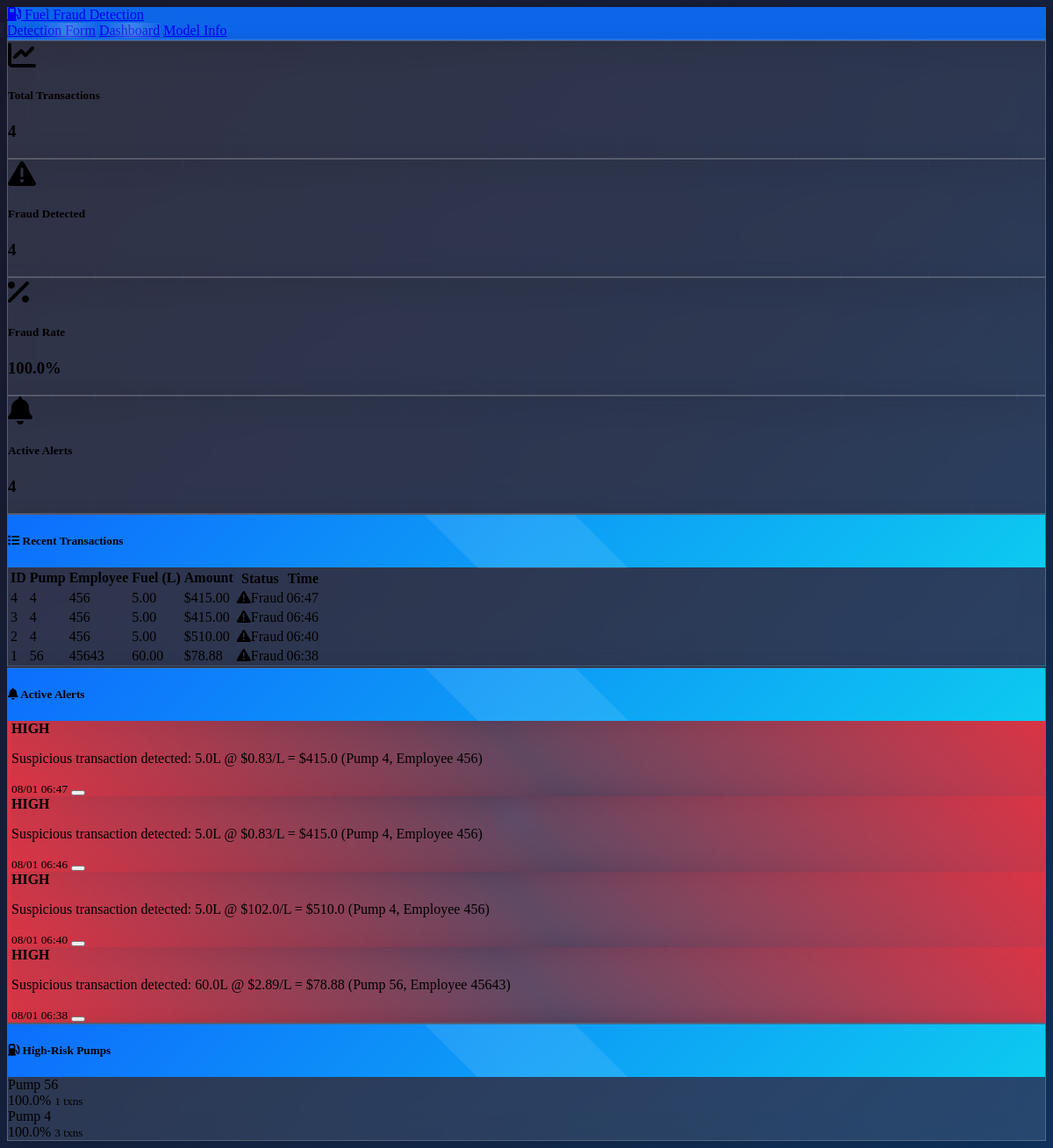
/dashboard, run on the app's committed database.
### models.py (models this page shows, shortened)
class Transaction(db.Model):
    __tablename__ = 'transactions'
    id = db.Column(db.Integer, primary_key=True)
    fuel_quantity = db.Column(db.Float, nullable=False)
    rate_per_liter = db.Column(db.Float, nullable=False)
    total_amount = db.Column(db.Float, nullable=False)
    pump_id = db.Column(db.Integer, nullable=False)
    employee_id = db.Column(db.Integer, nullable=False)
    is_fraud = db.Column(db.Boolean, nullable=False, default=False)
    fraud_score = db.Column(db.Float, nullable=True)  # Raw model output score
    created_at = db.Column(db.DateTime, nullable=False, default=datetime.utcnow)

class FraudAlert(db.Model):
    __tablename__ = 'fraud_alerts'
    id = db.Column(db.Integer, primary_key=True)
    transaction_id = db.Column(db.Integer, db.ForeignKey('transactions.id'), nullable=False)
    alert_level = db.Column(db.String(20), nullable=False)  # 'HIGH', 'MEDIUM', 'LOW'
    alert_message = db.Column(db.Text, nullable=False)
    reviewed = db.Column(db.Boolean, nullable=False, default=False)
    reviewed_by = db.Column(db.String(100), nullable=True)
    reviewed_at = db.Column(db.DateTime, nullable=True)
    created_at = db.Column(db.DateTime, nullable=False, default=datetime.utcnow)
    transaction = db.relationship('Transaction', backref='fraud_alerts', lazy=True)

class PumpMetrics(db.Model):
    __tablename__ = 'pump_metrics'
    id = db.Column(db.Integer, primary_key=True)
    pump_id = db.Column(db.Integer, nullable=False, unique=True)
    total_transactions = db.Column(db.Integer, nullable=False, default=0)
    fraud_count = db.Column(db.Integer, nullable=False, default=0)
    fraud_percentage = db.Column(db.Float, nullable=False, default=0.0)
    total_fuel_dispensed = db.Column(db.Float, nullable=False, default=0.0)
    total_revenue = db.Column(db.Float, nullable=False, default=0.0)
    last_updated = db.Column(db.DateTime, nullable=False, default=datetime.utcnow)

### dashboard.py (the view)
@app.route("/dashboard")
def dashboard():
    total_transactions = db.session.query(func.count(Transaction.id)).scalar() or 0
    fraud_count = db.session.query(func.count(Transaction.id)).filter(Transaction.is_fraud == True).scalar() or 0
    fraud_percentage = (fraud_count / total_transactions * 100) if total_transactions > 0 else 0
    recent_transactions = Transaction.query.order_by(desc(Transaction.created_at)).limit(10).all()
    active_alerts = FraudAlert.query.filter_by(reviewed=False).order_by(desc(FraudAlert.created_at)).limit(5).all()
    pump_stats = PumpMetrics.query.order_by(desc(PumpMetrics.fraud_percentage)).limit(5).all()
    seven_days_ago = datetime.utcnow() - timedelta(days=7)
    daily_stats = db.session.query(
        func.date(Transaction.created_at).label('date'),
        func.count(Transaction.id).label('total'),
        func.sum(db.case((Transaction.is_fraud == True, 1), else_=0)).label('fraud')
    ).filter(Transaction.created_at >= seven_days_ago).group_by(
        func.date(Transaction.created_at)
    ).order_by('date').all()
    return render_template("dashboard.html",
                         total_transactions=total_transactions,
                         fraud_count=fraud_count,
                         fraud_percentage=fraud_percentage,
                         recent_transactions=recent_transactions,
                         active_alerts=active_alerts,
                         pump_stats=pump_stats,
                         daily_stats=daily_stats)

### templates/dashboard.html (shortened to what this page needs)
<!DOCTYPE html>
<html lang="en" data-bs-theme="dark">
<head>
    <link href="https://cdn.replit.com/agent/bootstrap-agent-dark-theme.min.css" rel="stylesheet">
    <link href="https://cdnjs.cloudflare.com/ajax/libs/font-awesome/6.0.0/css/all.min.css" rel="stylesheet">
    <link href="{{ url_for('static', filename='animations.css') }}" rel="stylesheet">
</head>
<body>
    <div class="grid-background"></div>
    <nav class="navbar navbar-expand-lg navbar-dark bg-primary">
        <div class="container">
            <a class="navbar-brand" href="/">
                <i class="fas fa-gas-pump me-2"></i>
                Fuel Fraud Detection
            </a>
            <div class="navbar-nav ms-auto">
                <a class="nav-link" href="/">Detection Form</a>
                <a class="nav-link active" href="/dashboard">Dashboard</a>
                <a class="nav-link" href="/model-info">Model Info</a>
            </div>
        </div>
    </nav>
    <div class="container mt-4">
        <div class="row mb-4">
            <div class="col-md-3">
                <div class="card text-center">
                    <div class="card-body">
                        <i class="fas fa-chart-line fa-2x text-primary mb-2"></i>
                        <h5 class="card-title">Total Transactions</h5>
                        <h3 class="text-primary">{{ total_transactions }}</h3>
                    </div>
                </div>
            </div>
            <div class="col-md-3">
                <div class="card text-center">
                    <div class="card-body">
                        <i class="fas fa-exclamation-triangle fa-2x text-danger mb-2"></i>
                        <h5 class="card-title">Fraud Detected</h5>
                        <h3 class="text-danger">{{ fraud_count }}</h3>
                    </div>
                </div>
            </div>
            <div class="col-md-3">
                <div class="card text-center">
                    <div class="card-body">
                        <i class="fas fa-percentage fa-2x text-warning mb-2"></i>
                        <h5 class="card-title">Fraud Rate</h5>
                        <h3 class="text-warning">{{ "%.1f"|format(fraud_percentage) }}%</h3>
                    </div>
                </div>
            </div>
            <div class="col-md-3">
                <div class="card text-center">
                    <div class="card-body">
                        <i class="fas fa-bell fa-2x text-info mb-2"></i>
                        <h5 class="card-title">Active Alerts</h5>
                        <h3 class="text-info">{{ active_alerts|length }}</h3>
                    </div>
                </div>
            </div>
        </div>
        <div class="row">
            <div class="col-lg-8">
                <div class="card">
                    <div class="card-header">
                        <h5 class="mb-0">
                            <i class="fas fa-list me-2"></i>
                            Recent Transactions
                        </h5>
                    </div>
                    <div class="card-body">
                        <div class="table-responsive">
                            <table class="table table-hover">
                                <thead>
                                    <tr>
                                        <th>ID</th>
                                        <th>Pump</th>
                                        <th>Employee</th>
                                        <th>Fuel (L)</th>
                                        <th>Amount</th>
                                        <th>Status</th>
                                        <th>Time</th>
                                    </tr>
                                </thead>
                                <tbody>
                                    {% for transaction in recent_transactions %}
                                    <tr>
                                        <td>{{ transaction.id }}</td>
                                        <td>{{ transaction.pump_id }}</td>
                                        <td>{{ transaction.employee_id }}</td>
                                        <td>{{ "%.2f"|format(transaction.fuel_quantity) }}</td>
                                        <td>${{ "%.2f"|format(transaction.total_amount) }}</td>
                                        <td>
                                            {% if transaction.is_fraud %}
                                                <span class="badge bg-danger">
                                                    <i class="fas fa-exclamation-triangle me-1"></i>Fraud
                                                </span>
                                            {% else %}
                                                <span class="badge bg-success">
                                                    <i class="fas fa-check me-1"></i>Normal
                                                </span>
                                            {% endif %}
                                        </td>
                                        <td>{{ transaction.created_at.strftime('%H:%M') }}</td>
                                    </tr>
                                    {% endfor %}
                                </tbody>
                            </table>
                        </div>
                    </div>
                </div>
            </div>
            <div class="col-lg-4">
                <div class="card mb-4">
                    <div class="card-header">
                        <h5 class="mb-0">
                            <i class="fas fa-bell me-2"></i>
                            Active Alerts
                        </h5>
                    </div>
                    <div class="card-body">
                        {% if active_alerts %}
                            {% for alert in active_alerts %}
                            <div class="alert alert-{{ 'danger' if alert.alert_level == 'HIGH' else 'warning' }} alert-dismissible">
                                <strong>{{ alert.alert_level }}</strong>
                                <p class="mb-1 small">{{ alert.alert_message }}</p>
                                <small class="text-muted">{{ alert.created_at.strftime('%m/%d %H:%M') }}</small>
                                <button type="button" class="btn-close" onclick="reviewAlert({{ alert.id }})"></button>
                            </div>
                            {% endfor %}
                        {% else %}
                            <p class="text-muted">No active alerts</p>
                        {% endif %}
                    </div>
                </div>
                <div class="card">
                    <div class="card-header">
                        <h5 class="mb-0">
                            <i class="fas fa-gas-pump me-2"></i>
                            High-Risk Pumps
                        </h5>
                    </div>
                    <div class="card-body">
                        {% if pump_stats %}
                            {% for pump in pump_stats %}
                            <div class="d-flex justify-content-between align-items-center mb-2">
                                <span>Pump {{ pump.pump_id }}</span>
                                <div>
                                    <span class="badge bg-{{ 'danger' if pump.fraud_percentage > 10 else 'warning' if pump.fraud_percentage > 5 else 'success' }}">
                                        {{ "%.1f"|format(pump.fraud_percentage) }}%
                                    </span>
                                    <small class="text-muted ms-2">{{ pump.total_transactions }} txns</small>
                                </div>
                            </div>
                            {% endfor %}
                        {% else %}
                            <p class="text-muted">No pump data available</p>
                        {% endif %}
                    </div>
                </div>
            </div>
        </div>
    </div>
</body>
</html>

### static/animations.css (style rules this page uses)
:root { --primary-color: #0d6efd; --success-color: #198754; --danger-color: #dc3545; --warning-color: #ffc107; --info-color: #0dcaf0; --animation-duration: 0.6s; --hover-scale: 1.05; --card-shadow: 0 8px 25px rgba(0, 0, 0, 0.15); --card-shadow-hover: 0 15px 35px rgba(0, 0, 0, 0.25); }
body { perspective: 1000px; transform-style: preserve-3d; background: linear-gradient(135deg, #1a1a2e 0%, #16213e 50%, #0f3460 100%); min-height: 100vh; overflow-x: hidden; }
.navbar { backdrop-filter: blur(10px); background: rgba(13, 110, 253, 0.9) !important; border-bottom: 2px solid rgba(255, 255, 255, 0.1); box-shadow: 0 4px 20px rgba(0, 0, 0, 0.3); animation: slideInUp3D 0.8s ease-out; }
.navbar-brand { animation: pulse3d 2s ease-in-out infinite; transition: all 0.3s ease; }
.nav-link { transition: all 0.3s cubic-bezier(0.4, 0, 0.2, 1); position: relative; overflow: hidden; }
.nav-link::before { content: ''; position: absolute; top: 0; left: -100%; width: 100%; height: 100%; background: linear-gradient(90deg, transparent, rgba(255, 255, 255, 0.2), transparent); transition: left 0.5s; }
.card { background: rgba(255, 255, 255, 0.1); backdrop-filter: blur(15px); border: 1px solid rgba(255, 255, 255, 0.2); box-shadow: var(--card-shadow); transform-style: preserve-3d; transition: all var(--animation-duration) cubic-bezier(0.4, 0, 0.2, 1); animation: slideInUp3D 0.8s ease-out; position: relative; overflow: hidden; }
.card::before { content: ''; position: absolute; top: 0; left: 0; right: 0; bottom: 0; background: linear-gradient(45deg, rgba(255, 255, 255, 0.1), transparent); opacity: 0; transition: opacity 0.3s ease; pointer-events: none; }
.card-header { background: linear-gradient(135deg, var(--primary-color), var(--info-color)) !important; border-bottom: none; position: relative; overflow: hidden; }
.card-header::after { content: ''; position: absolute; top: -50%; left: -50%; width: 200%; height: 200%; background: linear-gradient(45deg, transparent, rgba(255, 255, 255, 0.1), transparent); transform: rotate(45deg); animation: shimmer 3s infinite; }
.alert { border: none; backdrop-filter: blur(15px); position: relative; overflow: hidden; transform-style: preserve-3d; animation: slideInRight3D 0.8s ease-out; }
.alert-danger { background: rgba(220, 53, 69, 0.2); border-left: 4px solid var(--danger-color); animation: fraudAlert 1.5s ease-in-out infinite; }
.fas, .fab { transition: all 0.3s cubic-bezier(0.4, 0, 0.2, 1); display: inline-block; }
.fa-gas-pump { animation: float 3s ease-in-out infinite; }
.table-hover tbody tr { transition: all 0.3s cubic-bezier(0.4, 0, 0.2, 1); transform-style: preserve-3d; }
.badge { transition: all 0.3s ease; transform-style: preserve-3d; }
.container { animation: slideInUp3D 1s ease-out; }
.grid-background { position: fixed; top: 0; left: 0; width: 100%; height: 100%; background-image: linear-gradient(rgba(13, 110, 253, 0.1) 1px, transparent 1px), linear-gradient(90deg, rgba(13, 110, 253, 0.1) 1px, transparent 1px); background-size: 50px 50px; z-index: -2; animation: grid-move 20s linear infinite; }
.alert-danger::before { content: ''; position: absolute; top: -2px; left: -2px; right: -2px; bottom: -2px; border-radius: inherit; background: linear-gradient(45deg, var(--danger-color), transparent, var(--danger-color)); z-index: -1; animation: danger-pulse 1.5s ease-in-out infinite; }

### data on the page
Transaction: fuel_quantity "5.00", total_amount "415.00", is_fraud True (drawn)
Transaction: fuel_quantity "5.00", total_amount "415.00", is_fraud True (drawn)
Transaction: fuel_quantity "5.00", total_amount "510.00", is_fraud True (drawn)
Transaction: fuel_quantity "60.00", total_amount "78.88", is_fraud True (drawn)
FraudAlert: alert_level "HIGH", alert_message "Suspicious transaction detected: 5.0L @ $0.83/L = $415.0 (Pump 4, Employee 456)", created_at "08/01 06:47"
FraudAlert: alert_level "HIGH", alert_message "Suspicious transaction detected: 5.0L @ $0.83/L = $415.0 (Pump 4, Employee 456)", created_at "08/01 06:46"
FraudAlert: alert_level "HIGH", alert_message "Suspicious transaction detected: 5.0L @ $102.0/L = $510.0 (Pump 4, Employee 456)", created_at "08/01 06:40"
FraudAlert: alert_level "HIGH", alert_message "Suspicious transaction detected: 60.0L @ $2.89/L = $78.88 (Pump 56, Employee 45643)", created_at "08/01 06:38"
PumpMetrics: pump_id "56", fraud_percentage "100.0", total_transactions "1"
PumpMetrics: pump_id "4", fraud_percentage "100.0", total_transactions "3"

### other printed values
{{ total_transactions }} "4"
{{ fraud_count }} "4"
{{ "%.1f"|format(fraud_percentage) }} "100.0"
{{ active_alerts|length }} "4"
